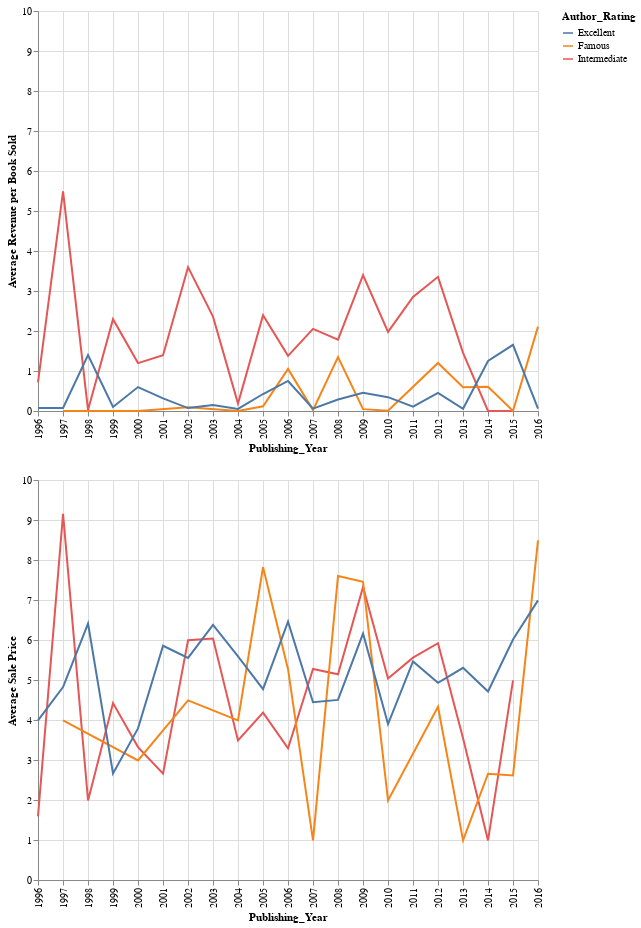

Write notebook code for a chart like this one.
### Markdown cell above
### Step 2: Create your chart.
Please paste your FINAL answer to the cell immediately blow this block (it will allow us to grade). You can search for the keyword "TODO" to locate cells that need your edits

### Code cell
# TODO: Replicate vis 2
alt.vconcat(avg_revenue, avg_sales)

### Figure 1 — Vega-Lite specification as saved in the notebook (floating-point values rounded to 4 significant figures; data arrays with more than 128 entries replaced by an {"elided": "..."} marker saying what was removed)
{"config": {"view": {"continuousWidth": 300, "continuousHeight": 300}}, "vconcat": [{"mark": {"type": "line"}, "encoding": {"color": {"field": "Author_Rating", "type": "nominal"}, "x": {"axis": {"labelAngle": -90, "tickCount": "year"}, "field": "Publishing_Year", "title": "Publishing_Year", "type": "temporal"}, "y": {"field": "average_revenue_per_book", "scale": {"domain": [0, 10]}, "title": "Average Revenue per Book Sold", "type": "quantitative"}}, "height": 400, "transform": [{"filter": {"field": "Book_Average_Rating", "gte": 4}}, {"aggregate": [{"op": "mean", "field": "Revenue_Per_Book", "as": "average_revenue_per_book"}], "groupby": ["Publishing_Year", "Author_Rating"]}], "width": 500}, {"mark": {"type": "line"}, "encoding": {"color": {"field": "Author_Rating", "type": "nominal"}, "x": {"axis": {"labelAngle": -90, "tickCount": "year"}, "field": "Publishing_Year", "title": "Publishing_Year", "type": "temporal"}, "y": {"field": "average_sale_per_book", "scale": {"domain": [0, 10]}, "title": "Average Sale Price", "type": "quantitative"}}, "height": 400, "transform": [{"filter": {"field": "Book_Average_Rating", "gte": 4}}, {"aggregate": [{"op": "mean", "field": "Sale_Price", "as": "average_sale_per_book"}], "groupby": ["Publishing_Year", "Author_Rating"]}], "width": 500}], "data": {"name": "data-58f3d6df32388432c13c657c33726586"}, "$schema": "https://vega.github.io/schema/vega-lite/v5.20.1.json", "datasets": {"data-58f3d6df32388432c13c657c33726586": {"elided": "685 records"}}}
